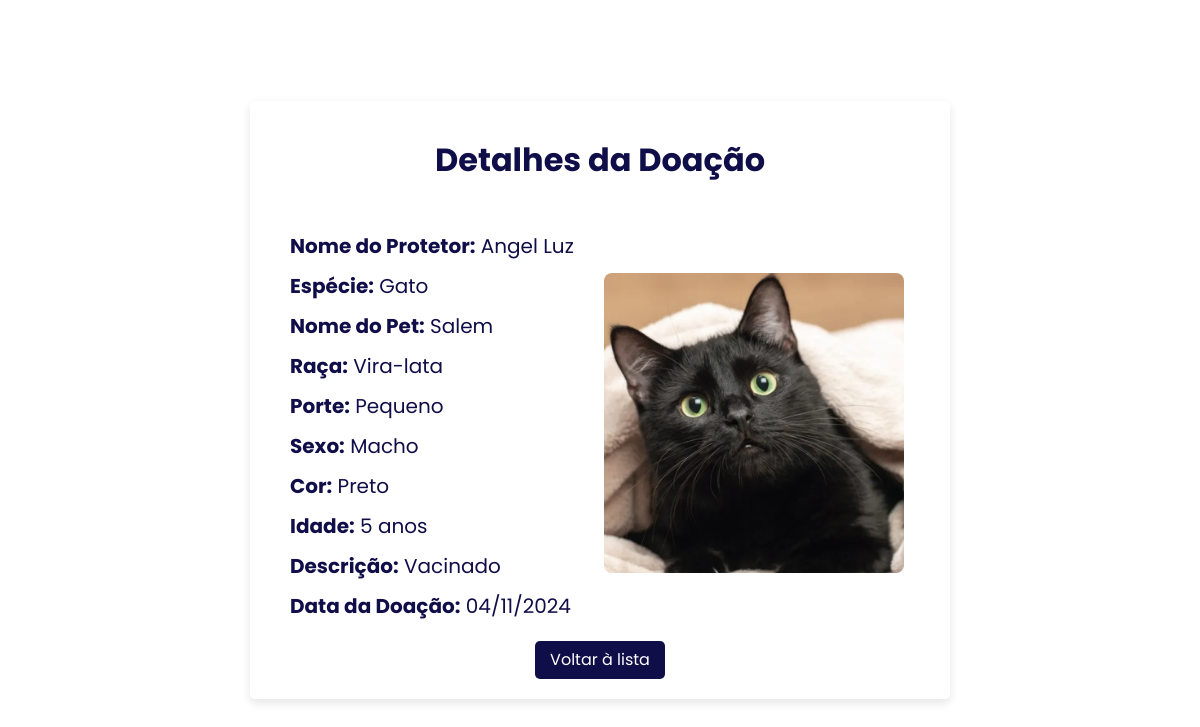
The page /crud/public/visualizar_doacao.php?id=17 on the database its author committed.
### tables this page shows
CREATE TABLE `doacoes` (
  `id` int(11) NOT NULL,
  `pet_id` int(11) DEFAULT NULL,
  `usuario_id` int(11) DEFAULT NULL,
  `data` date DEFAULT NULL,
  `criado_em` timestamp NOT NULL DEFAULT current_timestamp(),
  `endereco_id` int(11) NOT NULL
);

CREATE TABLE `usuarios` (
  `id` int(11) NOT NULL,
  `nome` varchar(100) NOT NULL,
  `sobrenome` varchar(100) NOT NULL,
  `cpf` varchar(14) NOT NULL,
  `telefone` varchar(15) NOT NULL,
  `email` varchar(100) NOT NULL,
  `senha` varchar(255) NOT NULL,
  `criado_em` timestamp NOT NULL DEFAULT current_timestamp(),
  `perfil_id` int(11) NOT NULL,
  `data_nascimento` date DEFAULT NULL
);

CREATE TABLE `especie` (
  `id` int(11) NOT NULL,
  `nome` varchar(100) DEFAULT NULL
);

CREATE TABLE `pets` (
  `id` int(11) NOT NULL,
  `nome` varchar(100) NOT NULL,
  `especie_id` int(11) NOT NULL,
  `raca` varchar(100) NOT NULL,
  `porte` varchar(50) NOT NULL,
  `sexo` enum('Macho','Fêmea') NOT NULL,
  `cor` varchar(50) NOT NULL,
  `idade` int(11) NOT NULL,
  `descricao` text DEFAULT NULL,
  `foto` text DEFAULT NULL,
  `criado_em` timestamp NOT NULL DEFAULT current_timestamp()
);

CREATE TABLE `fotos` (
  `id` int(11) NOT NULL,
  `nome` varchar(100) NOT NULL,
  `url` varchar(100) NOT NULL,
  `pet_id` int(11) NOT NULL
);

### crud/controllers/PetController.php (called while the page is built, shortened)
<?php
require_once '../models/Pet.php';
class PetController {
    private $petModel;
    public function __construct($db) {
        $this->petModel = new Pet( $db);
    }
    public function visualizarDoacao($id) {
        $doacao = $this->petModel->visualizarDoacao($id);
        return $doacao;
    }
}
?>

### crud/models/Pet.php (called while the page is built, shortened)
<?php
class Pet
{
    private $conn;
    public function __construct($db)
    {
        $this->conn = $db;
    }
    public function visualizarDoacao($doacao_id)
    {
        $sql = "SELECT d.id AS doacao_id,
                       p.id AS pet_id,
                       p.nome,
                       p.especie_id,
                       p.raca,
                       p.porte,
                       p.sexo,
                       p.cor,
                       p.idade,
                       p.descricao,
                       d.data,
                       u.nome AS usuario_nome,
                       u.sobrenome AS usuario_sobrenome,
                       e.nome AS especie_nome,
                       f.url AS foto_url
                FROM doacoes d
                JOIN pets p ON d.pet_id = p.id
                JOIN usuarios u ON d.usuario_id = u.id
                LEFT JOIN fotos f ON p.id = f.pet_id
                LEFT JOIN especie e ON p.especie_id = e.id
                WHERE d.id = ?
                LIMIT 1";
        $stmt = $this->conn->prepare($sql);
        $stmt->bind_param("i", $doacao_id);
        $stmt->execute();
        $result = $stmt->get_result();
        if ($result->num_rows > 0) {
            return $result->fetch_assoc();
        } else {
            return null;
        }
    }
}
?>

### crud/public/visualizar_doacao.php (the view, shortened to what this page needs)
<?php
require '../controllers/PetController.php';
$db = (new DataBase())->getConnection();
$petController = new PetController($db);
if (isset($_GET['id'])) {
    $doacao = $petController->visualizarDoacao($_GET['id']);
} else {
    die("ID da doação não fornecido.");
}
?>
<!DOCTYPE html>
<html lang="pt-BR">
<head>
    <link rel="stylesheet" href="https://cdnjs.cloudflare.com/ajax/libs/normalize/8.0.1/normalize.min.css">
    <link rel="stylesheet" href="https://cdnjs.cloudflare.com/ajax/libs/font-awesome/6.5.0/css/all.min.css">
</head>
<body>
    <div class="container">
        <h1>Detalhes da Doação</h1>
        <div class="info-container">
            <div class="text-info">
                <p><strong>Nome do Protetor:</strong>
                    <?= htmlspecialchars($doacao['usuario_nome'] . ' ' . $doacao['usuario_sobrenome']) ?></p>
                <p><strong>Espécie:</strong> <?= htmlspecialchars($doacao['especie_nome']) ?></p>
                <p><strong>Nome do Pet:</strong> <?= htmlspecialchars($doacao['nome']) ?></p>
                <p><strong>Raça:</strong> <?= htmlspecialchars($doacao['raca']) ?></p>
                <p><strong>Porte:</strong> <?= htmlspecialchars($doacao['porte']) ?></p>
                <p><strong>Sexo:</strong> <?= htmlspecialchars($doacao['sexo']) ?></p>
                <p><strong>Cor:</strong> <?= htmlspecialchars($doacao['cor']) ?></p>
                <p><strong>Idade:</strong> <?= htmlspecialchars($doacao['idade']) ?> anos</p>
                <p><strong>Descrição:</strong> <?= htmlspecialchars($doacao['descricao']) ?></p>
                <p><strong>Data da Doação:</strong>
                    <?= (new DateTime($doacao['data']))->format('d/m/Y') ?></p>
            </div>
            <div class="image-info">
                <?php if (!empty($doacao['foto_url'])): ?>
                    <?php
                    $imgSrc = '../../' . $doacao['foto_url'];
                    ?>
                    <img src="<?= htmlspecialchars($imgSrc) ?>" alt="Foto do Pet">
                <?php else: ?>
                    <p>Nenhuma foto disponível.</p>
                <?php endif; ?>
            </div>
        </div>
        <div class="btn-group">
            <a href="listar_doacoes.php" class="btn voltar">Voltar à lista</a>
        </div>
    </div>
</body>
</html>

### crud/public/visualizar_doacao.php (style rules this page uses)
body { font-family: "Poppins", sans-serif; background-color: #fff; color: #100e48; margin: 0; display: flex; justify-content: center; align-items: center; height: 100vh; }
.container { background-color: #fff; padding: 20px 40px; border-radius: 5px; box-shadow: 0 4px 10px rgba(0, 0, 0, 0.1); max-width: 700px; width: 90%; box-sizing: border-box; text-align: left; display: flex; flex-direction: column; }
.info-container { display: flex; align-items: center; margin-top: 20px; }
.info-container img { width: 300px; height: 300px; object-fit: cover; border-radius: 8px; margin-left: 30px; }
.btn-group { display: flex; justify-content: center; margin-top: -10px; }
h1 { text-align: center; color: #100e48; }
p { margin: 10px 0; font-size: 20px; line-height: 1.5; }
img { max-width: 100%; height: auto; border-radius: 5px; margin: 10px 0; }
a { display: inline-block; background-color: #100e48; color: #fff; padding: 10px 15px; border-radius: 5px; text-decoration: none; margin-top: 20px; text-align: center; }

### rows shown on the page
doacoes: usuario.sobrenome "Angel Luz", especie.nome "Gato", pet.nome "Salem", pet.raca "Vira-lata", pet.porte "Pequeno", pet.sexo "Macho", pet.cor "Preto", pet.idade "5", pet.descricao "Vacinado", data "04/11/2024", fotos.url (picture)
